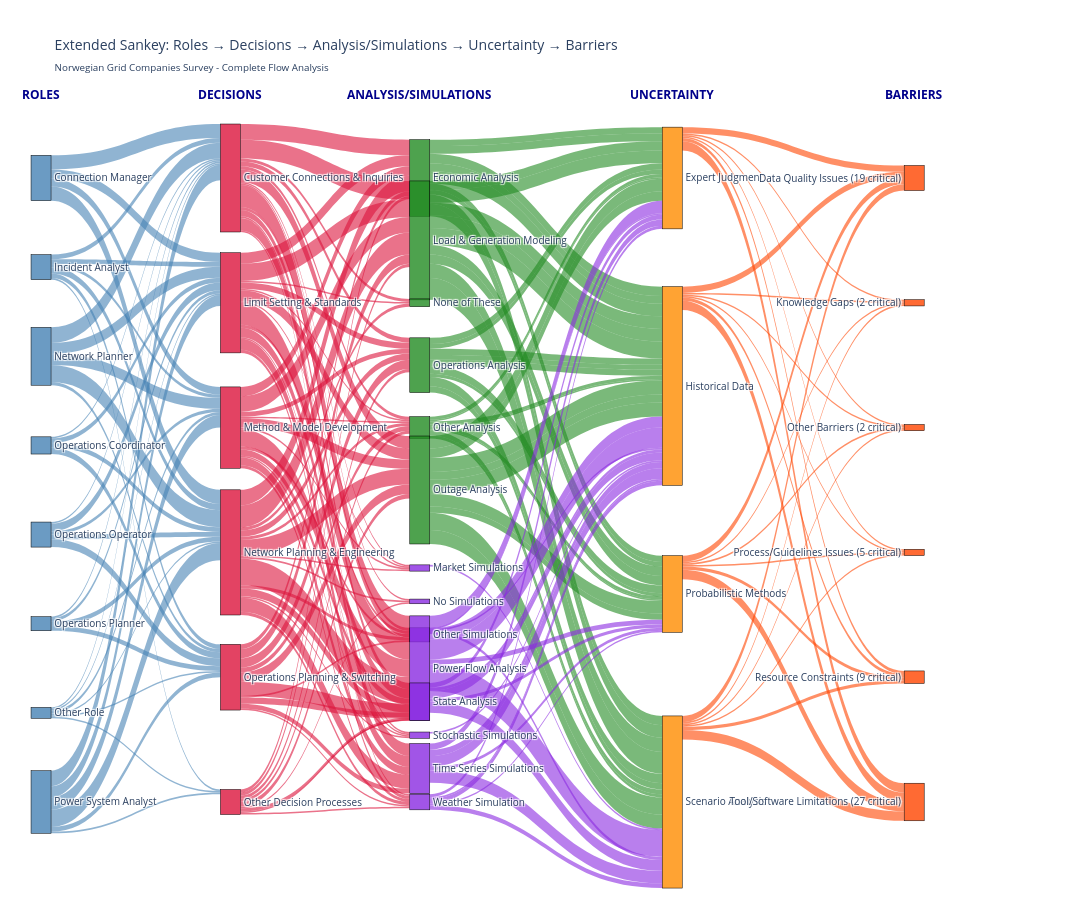

Source (notebook cell):
### Code cell
# 1. Single data loading call
df_enhanced, role_columns, decision_columns, sub_alternatives_map, involvement_df, barriers_df = load_and_clean_data_with_spss(
    'data/results.csv', COMPREHENSIVE_MAPPINGS
)

# 2. Create visualizations from processed data
involvement_heatmap = create_involvement_heatmap_from_df(involvement_df, save_plot=True)
barriers_heatmap = create_barriers_heatmap_from_df(barriers_df, save_plot=True)

# 3. Create extended flow data with barriers
extended_flow_data = create_extended_flow_data_with_barriers(
    df_enhanced, ROLE_MAPPINGS, DECISION_MAPPINGS, ANALYSIS_MAPPINGS, 
    SIMULATION_MAPPINGS, UNCERTAINTY_GROUP_MAP, BARRIERS_MAPPINGS
)

# 4. Create and display extended Sankey
extended_nodes, extended_colors, extended_positions = create_extended_node_structure(extended_flow_data)
extended_sankey_fig = build_extended_sankey_with_barriers(
    extended_nodes, extended_flow_data, extended_colors, extended_positions
)
extended_sankey_fig.show()

# 5. Create summary dashboard
create_summary_dashboard(involvement_df, barriers_df, save_plots=True)

### Figure 1 — Plotly figure (JSON) as saved in the notebook; plotly's stock layout.template omitted (floating-point values rounded to 4 significant figures; data arrays with more than 128 entries replaced by an {"elided": "..."} marker saying what was removed)
{"data": [{"link": {"color": {"elided": "205 str values"}, "source": {"elided": "205 int values"}, "target": {"elided": "205 int values"}, "value": {"elided": "205 int values"}}, "node": {"color": ["rgba(70, 130, 180, 0.8)", "rgba(70, 130, 180, 0.8)", "rgba(70, 130, 180, 0.8)", "rgba(70, 130, 180, 0.8)", "rgba(70, 130, 180, 0.8)", "rgba(70, 130, 180, 0.8)", "rgba(70, 130, 180, 0.8)", "rgba(70, 130, 180, 0.8)", "rgba(220, 20, 60, 0.8)", "rgba(220, 20, 60, 0.8)", "rgba(220, 20, 60, 0.8)", "rgba(220, 20, 60, 0.8)", "rgba(220, 20, 60, 0.8)", "rgba(220, 20, 60, 0.8)", "rgba(34, 139, 34, 0.8)", "rgba(34, 139, 34, 0.8)", "rgba(34, 139, 34, 0.8)", "rgba(34, 139, 34, 0.8)", "rgba(34, 139, 34, 0.8)", "rgba(34, 139, 34, 0.8)", "rgba(138, 43, 226, 0.8)", "rgba(138, 43, 226, 0.8)", "rgba(138, 43, 226, 0.8)", "rgba(138, 43, 226, 0.8)", "rgba(138, 43, 226, 0.8)", "rgba(138, 43, 226, 0.8)", "rgba(138, 43, 226, 0.8)", "rgba(138, 43, 226, 0.8)", "rgba(255, 140, 0, 0.8)", "rgba(255, 140, 0, 0.8)", "rgba(255, 140, 0, 0.8)", "rgba(255, 140, 0, 0.8)", "rgba(255, 69, 0, 0.8)", "rgba(255, 69, 0, 0.8)", "rgba(255, 69, 0, 0.8)", "rgba(255, 69, 0, 0.8)", "rgba(255, 69, 0, 0.8)", "rgba(255, 69, 0, 0.8)"], "label": ["Connection Manager", "Incident Analyst", "Network Planner", "Operations Coordinator", "Operations Operator", "Operations Planner", "Other Role", "Power System Analyst", "Customer Connections & Inquiries", "Limit Setting & Standards", "Method & Model Development", "Network Planning & Engineering", "Operations Planning & Switching", "Other Decision Processes", "Economic Analysis", "Load & Generation Modeling", "None of These", "Operations Analysis", "Other Analysis", "Outage Analysis", "Market Simulations", "No Simulations", "Other Simulations", "Power Flow Analysis", "State Analysis", "Stochastic Simulations", "Time Series Simulations", "Weather Simulation", "Expert Judgment", "Historical Data", "Probabilistic Methods", "Scenario Analysis", "Data Quality Issues (19 critical)", "Knowledge Gaps (2 critical)", "Other Barriers (2 critical)", "Process/Guidelines Issues (5 critical)", "Resource Constraints (9 critical)", "Tool/Software Limitations (27 critical)"], "line": {"color": "black", "width": 0.5}, "pad": 15, "thickness": 20, "x": [0.02, 0.02, 0.02, 0.02, 0.02, 0.02, 0.02, 0.02, 0.2, 0.2, 0.2, 0.2, 0.2, 0.2, 0.38, 0.38, 0.38, 0.38, 0.38, 0.38, 0.38, 0.38, 0.38, 0.38, 0.38, 0.38, 0.38, 0.38, 0.62, 0.62, 0.62, 0.62, 0.85, 0.85, 0.85, 0.85, 0.85, 0.85], "y": [0.1, 0.2143, 0.3286, 0.4429, 0.5571, 0.6714, 0.7857, 0.9, 0.1, 0.26, 0.42, 0.58, 0.74, 0.9, 0.1, 0.18, 0.26, 0.34, 0.42, 0.5, 0.6, 0.6429, 0.6857, 0.7286, 0.7714, 0.8143, 0.8571, 0.9, 0.1, 0.3667, 0.6333, 0.9, 0.1, 0.26, 0.42, 0.58, 0.74, 0.9]}, "type": "sankey"}], "layout": {"annotations": [{"font": {"color": "darkblue", "size": 12}, "showarrow": false, "text": "<b>ROLES</b>", "x": 0.02, "xanchor": "center", "y": 1.02}, {"font": {"color": "darkblue", "size": 12}, "showarrow": false, "text": "<b>DECISIONS</b>", "x": 0.2, "xanchor": "center", "y": 1.02}, {"font": {"color": "darkblue", "size": 12}, "showarrow": false, "text": "<b>ANALYSIS/SIMULATIONS</b>", "x": 0.38, "xanchor": "center", "y": 1.02}, {"font": {"color": "darkblue", "size": 12}, "showarrow": false, "text": "<b>UNCERTAINTY</b>", "x": 0.62, "xanchor": "center", "y": 1.02}, {"font": {"color": "darkblue", "size": 12}, "showarrow": false, "text": "<b>BARRIERS</b>", "x": 0.85, "xanchor": "center", "y": 1.02}], "font": {"size": 10}, "height": 900, "margin": {"b": 20, "l": 20, "r": 20, "t": 100}, "title": {"text": "Extended Sankey: Roles → Decisions → Analysis/Simulations → Uncertainty → Barriers<br><sub>Norwegian Grid Companies Survey - Complete Flow Analysis</sub>"}, "width": 1400}}
